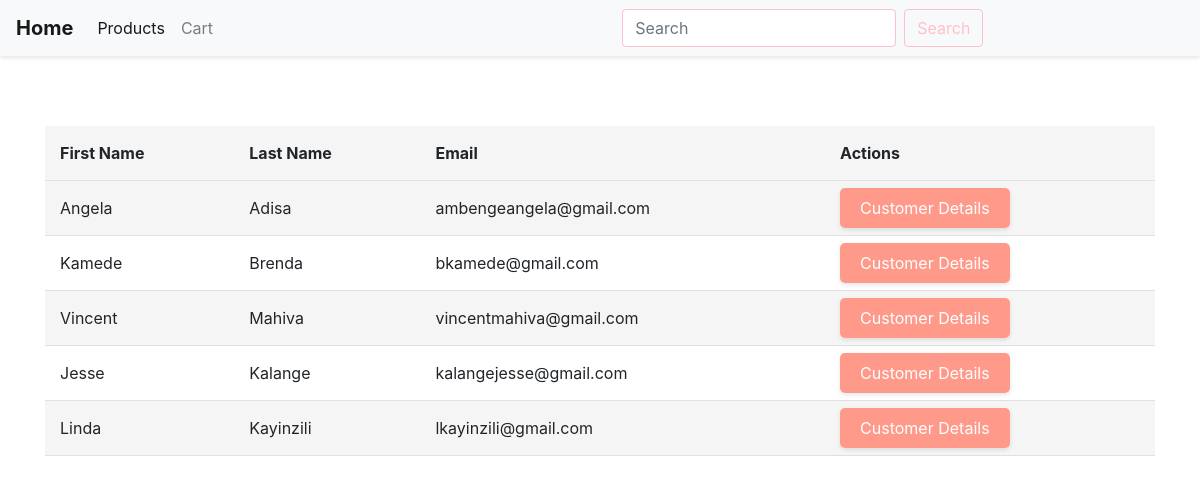
Before: /customer/customer/list with the older database file.
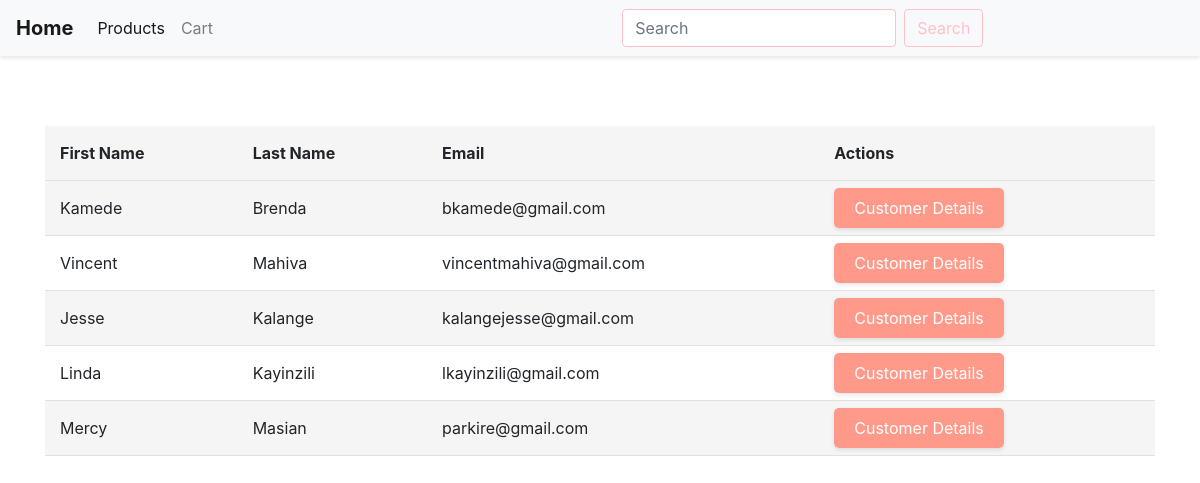
After: the same page with the newer database file.
### customer/models.py (models this page shows, shortened)
class Customer(models.Model):
    user = models.OneToOneField(User,on_delete=models.CASCADE,null=True)
    firstName = models.CharField(max_length=32)
    lastName = models.CharField(max_length=32)
    phoneNumber = models.IntegerField()
    email = models.EmailField()
    address = models.TextField()
    date_created = models.DateTimeField(auto_now_add=True)
    date_updated = models.DateTimeField(auto_now=True)

### customer/views.py (the view)
# urls.py: path("customer/list",  customer_list, name="customer_list_view"),
def customer_list(request):
    customers = Customer.objects.all()
    return render (request, "customer/customer_list.html", {"customers": customers})

### templates/customer/customer_list.html (shortened to what this page needs)
<!DOCTYPE html>
<html lang="en">
<head>
    {% load static %}
    <link rel="stylesheet" href="{% static 'inventory/products_list.css' %}">
</head>
<body>
    {% include "navbar.html" %}
    <div class="container">
        <table>
            <tr>
                <th>First Name</th>
                <th>Last Name</th>
                <th>Email</th>
                <th>Actions</th>
            </tr>
            {% for customer in customers %}
            <tr>
                <td>{{ customer.firstName }}</td>
                <td>{{ customer.lastName }}</td>
                <td>{{ customer.email }}</td>
                <td><a href="{% url 'customer_detail_view' id=customer.id %}" class="customer-details-button">Customer Details</a></td>
            </tr>
            {% endfor %}
        </table>
    </div>
</body>
</html>

### templates/navbar.html (shortened to what this page needs)
<!DOCTYPE html>
<html lang="en">
<head>
    <link href='https://unpkg.com/boxicons@2.1.4/css/boxicons.min.css' rel='stylesheet'>
    <link rel="stylesheet" href="https://stackpath.bootstrapcdn.com/bootstrap/4.5.2/css/bootstrap.min.css">
</head>
<body>
    <nav class="navbar navbar-expand-lg navbar-light bg-light">
        <a class="navbar-brand" href="#">Home</a>
        <div class="collapse navbar-collapse" id="navbarSupportedContent">
            <ul class="navbar-nav mr-auto">
                <li class="nav-item active">
                    <a class="nav-link" href="#">Products <span class="sr-only">(current)</span></a>
                </li>
                <li class="nav-item">
                    <a class="nav-link" href="#">Cart</a>
                </li>
            </ul>
            <form class="form-inline my-2 my-lg-0">
                <input class="form-control mr-sm-2" type="search" placeholder="Search" aria-label="Search">
                <button class="btn btn-outline-success my-2 my-sm-0" type="submit">Search</button>
            </form>
        </div>
    </nav>
</body>
</html>

### templates/customer/customer_list.html (style rules this page uses)
body, h1, h2, h3, p, ul, ol { margin: 0; padding: 0; }
body { background-color: #f9f9f9; font-family: 'Helvetica Neue', Arial, sans-serif; }
.container { max-width: 1100px; margin: 0 auto; padding: 40px; }
table { width: 100%; border-collapse: collapse; margin-top: 30px; }
th, td { padding: 15px; text-align: left; border-bottom: 1px solid #e0e0e0; }
th { background-color: #f5f5f5; font-weight: bold; }
tr:nth-child(even) { background-color: #f5f5f5; }
.customer-details-button { background-color: #ff9a8b; color: #fff; border: none; border-radius: 5px; padding: 10px 20px; text-decoration: none; cursor: pointer; transition: background-color 0.3s ease-in-out; box-shadow: 0 2px 4px rgba(0, 0, 0, 0.1); }

### templates/navbar.html (style rules this page uses)
.navbar { background-color: #f8f9fa; box-shadow: 0 2px 4px rgba(0, 0, 0, 0.1); }
.navbar-brand { font-weight: bold; color: pink; }
.navbar-nav .nav-link { color: #333; }
.form-inline .form-control { border-color: pink; }
.btn-outline-success { color: pink; border-color: pink; }
.navbar-nav { margin-right: auto; }
.form-inline { margin: 0 auto; }

Changed rows visible on the page:
removed Customer: firstName "Angela", lastName "Adisa", email "ambengeangela@gmail.com"
added Customer: firstName "Mercy", lastName "Masian", email "parkire@gmail.com"
